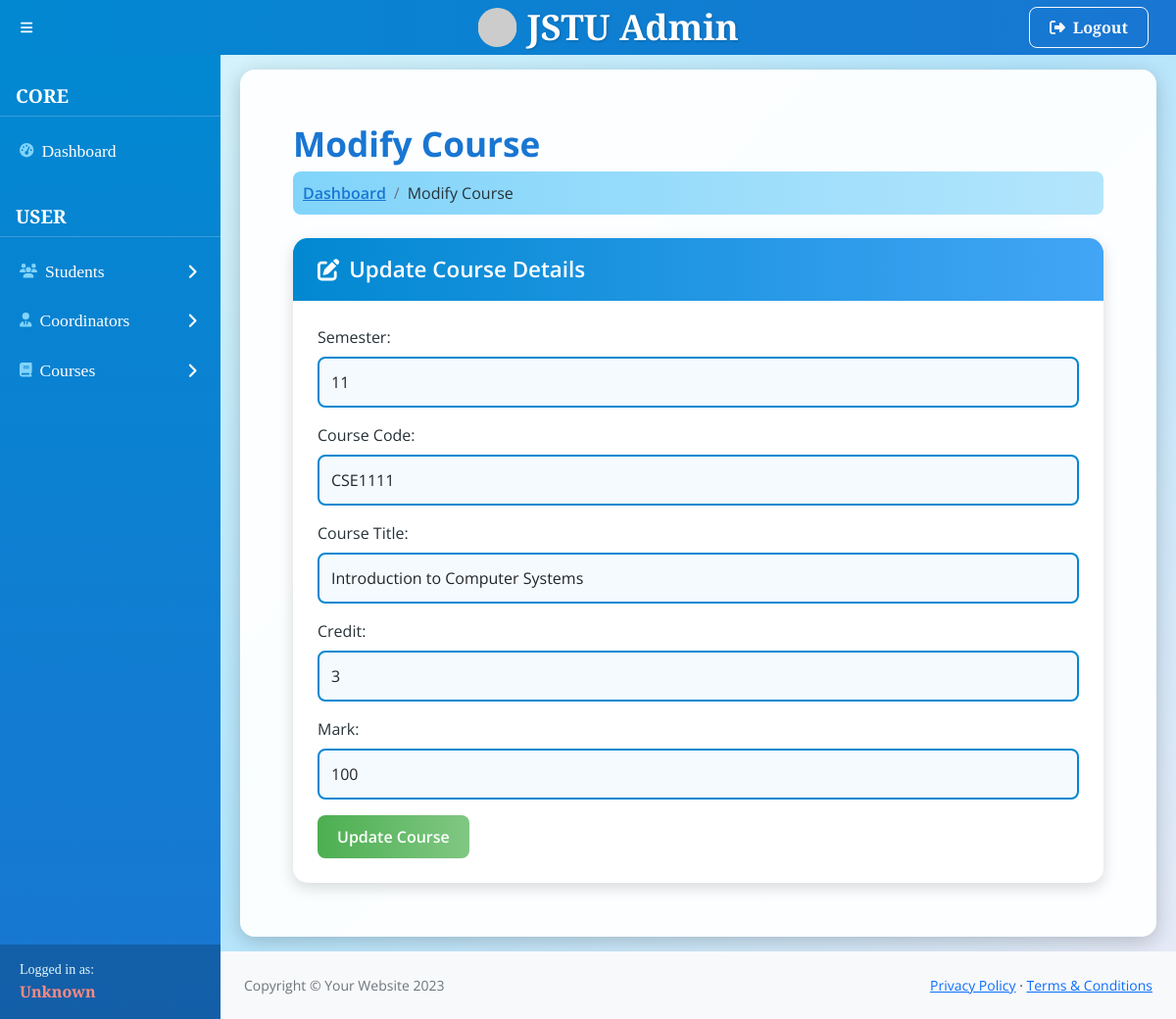
/user/superadmin/course_modify.php?course_code=CSE1111, run on the app's committed database.
### tables this page shows
CREATE TABLE `courses` (
  `semester` varchar(255) NOT NULL,
  `course_code` varchar(255) NOT NULL,
  `course_title` varchar(255) NOT NULL,
  `credit` int(11) NOT NULL,
  `mark` int(11) NOT NULL
);

### user/superadmin/course_modify.php (the view, shortened to what this page needs)
<?php
include('../../includes/config.php');
$course_code = $semester = $course_title = $credit = $mark = '';
if (isset($_GET['course_code'])) {
    $course_code = trim($_GET['course_code']);
    try {
        $sql = "SELECT semester, course_code, course_title, credit, mark FROM courses WHERE course_code = :course_code";
        $stmt = $pdo->prepare($sql);
        $stmt->bindParam(':course_code', $course_code, PDO::PARAM_STR);
        $stmt->execute();
        if ($stmt->rowCount() > 0) {
            $row = $stmt->fetch();
            $semester = htmlspecialchars($row['semester']);
            $course_title = htmlspecialchars($row['course_title']);
            $credit = htmlspecialchars($row['credit']);
            $mark = htmlspecialchars($row['mark']);
        } else {
            $error = "Course not found.";
        }
    } catch (PDOException $e) {
        $error = "Error fetching course details: " . $e->getMessage();
    }
} else {
    $error = "Invalid request. No course_code provided.";
}
?>
<!DOCTYPE html>
<html lang="en">
<head>
    <link href="https://cdn.jsdelivr.net/npm/simple-datatables@7.1.2/dist/style.min.css" rel="stylesheet" />
    <link href="css/styles.css" rel="stylesheet" />
</head>
<body>
    <?php include("header.php"); ?>
    <div id="layoutSidenav">
        <?php include("layout_nav.php"); ?>
        <div id="layoutSidenav_content">
            <main class="results-view-main">
                <div class="container-fluid px-4">
                    <h1 class="mt-4">Modify Course</h1>
                    <ol class="breadcrumb mb-4">
                        <li class="breadcrumb-item"><a href="./admin_dashboard.php">Dashboard</a></li>
                        <li class="breadcrumb-item active">Modify Course</li>
                    </ol>
                    <div class="results-view-card">
                        <div class="card-header">
                            <i class="fas fa-edit me-1"></i>
                            Update Course Details
                        </div>
                        <div class="card-body">
                            <form action="" method="POST" class="results-view-form">
                                <div class="mb-3">
                                    <label for="semester" class="form-label">Semester:</label>
                                    <select class="form-select" id="semester" name="semester" required>
                                        <option value="11" <?php echo ($semester == '11') ? 'selected' : ''; ?>>11</option>
                                    </select>
                                </div>
                                <div class="mb-3">
                                    <label for="course_code" class="form-label">Course Code:</label>
                                    <input type="text" class="form-control" id="course_code" name="course_code" value="<?php echo htmlspecialchars($course_code); ?>" readonly>
                                </div>
                                <div class="mb-3">
                                    <label for="course_title" class="form-label">Course Title:</label>
                                    <input type="text" class="form-control" id="course_title" name="course_title" value="<?php echo htmlspecialchars($course_title); ?>" required>
                                </div>
                                <div class="mb-3">
                                    <label for="credit" class="form-label">Credit:</label>
                                    <input type="number" class="form-control" id="credit" name="credit" value="<?php echo htmlspecialchars($credit); ?>" required>
                                </div>
                                <div class="mb-3">
                                    <label for="mark" class="form-label">Mark:</label>
                                    <input type="number" class="form-control" id="mark" name="mark" value="<?php echo htmlspecialchars($mark); ?>" required>
                                </div>
                                <button type="submit" class="btn btn-primary">Update Course</button>
                            </form>
                        </div>
                    </div>
                </div>
            </main>
            <footer class="py-4 bg-light mt-auto">
                <div class="container-fluid px-4">
                    <div class="d-flex align-items-center justify-content-between small">
                        <div class="text-muted">Copyright © Your Website 2023</div>
                        <div>
                            <a href="#">Privacy Policy</a>
                            · <a href="#">Terms & Conditions</a>
                        </div>
                    </div>
                </div>
            </footer>
        </div>
    </div>
</body>
</html>

### user/superadmin/course_modify.php (style rules this page uses)
body { font-family: 'Open Sans', sans-serif; background: linear-gradient(135deg, #e0f7fa, #b3e5fc, #e8eaf6); color: #263238; }
h1 { font-family: 'Open Sans', sans-serif; font-weight: 700; color: #1976d2; font-size: 2.2em; }
.results-view-main { padding: 30px; background: rgba(255, 255, 255, 0.95); border-radius: 15px; box-shadow: 0 5px 20px rgba(0, 0, 0, 0.2); margin: 15px 20px; max-width: 1100px; }
.results-view-card { border-radius: 15px; box-shadow: 0 5px 15px rgba(0, 0, 0, 0.15); background: #ffffff; margin-bottom: 25px; transition: transform 0.3s ease, box-shadow 0.3s ease; }
.results-view-card .card-header { background: linear-gradient(90deg, #0288d1, #42a5f5); color: #fff; border-radius: 15px 15px 0 0; padding: 15px 25px; font-family: 'Open Sans', sans-serif; font-weight: 600; font-size: 1.4em; }
.results-view-card .card-body { padding: 25px; }
.results-view-form .form-control, .results-view-form .form-select { border-radius: 8px; border: 2px solid #0288d1; padding: 12px; font-family: 'Open Sans', sans-serif; font-size: 1em; transition: border-color 0.3s ease, box-shadow 0.3s ease; background: #f5faff; }
.results-view-form .btn-primary { background: linear-gradient(90deg, #4caf50, #81c784); border: none; border-radius: 8px; padding: 10px 20px; font-family: 'Open Sans', sans-serif; font-weight: 600; font-size: 1em; color: #fff; transition: background 0.3s ease, transform 0.3s ease; }
.breadcrumb { background: linear-gradient(90deg, #81d4fa, #b3e5fc); border-radius: 8px; padding: 10px; }
.breadcrumb-item a { color: #1976d2; font-weight: 600; }
.breadcrumb-item.active { color: #263238; }

### data on the page
courses: semester "11", course_title "Introduction to Computer Systems", credit "3", mark "100"
